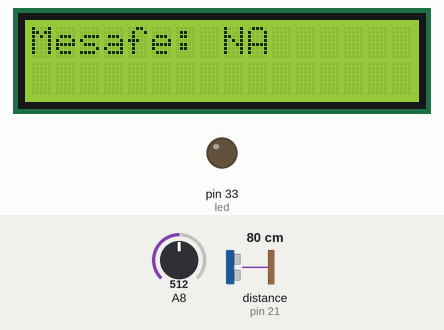
This sketch was run on a simulated Arduino Mega 2560, built with avr-gcc and run on an emulated ATmega2560. Shown: 16×2 character LCD, output pins drawn as LEDs (lit = HIGH). Wiring (inferred from the names in the program): ultrasonic range finder: trigger pin 32; echo pin 21. Inputs (shaded band) come from the test bench; at power-on: distance to the obstacle (sensor on pin 21) 80 cm, A8 = 512. The echo pulse lasts 58.3 µs per cm; pins used as bus, display or sensor lines are not drawn; what the sketch prints to the serial monitor is not drawn.

Above: at 1.2 s.
1.3 s: distance to the obstacle (sensor on pin 21) set to 30 cm
At 2.3 s:
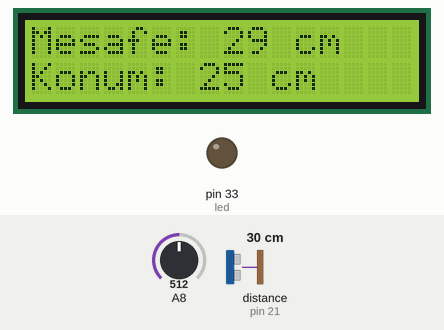
2.8 s: distance to the obstacle (sensor on pin 21) set to 25 cm
At 3.6 s:
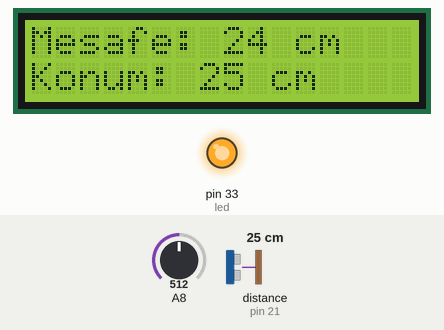
4.4 s: A8 set to 472
At 5.0 s:
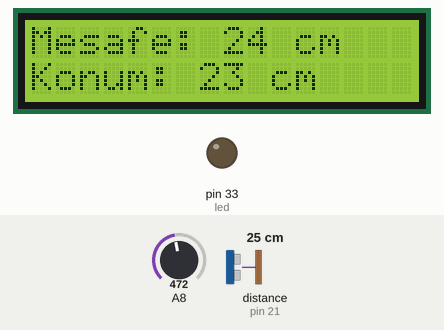
6.0 s: distance to the obstacle (sensor on pin 21) set to 60 cm
At 7.5 s:
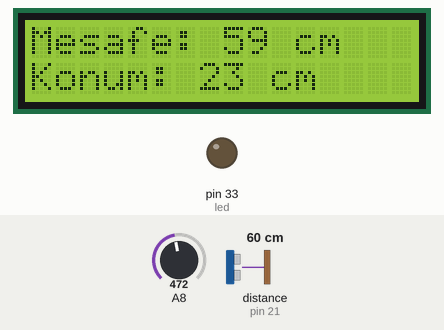
9.0 s: A8 set to 511
At 9.9 s:
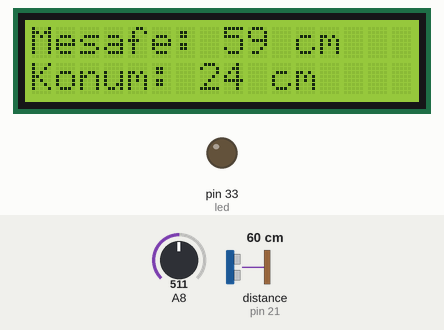
10.7 s: distance to the obstacle (sensor on pin 21) set to 2 cm
At 12.6 s:
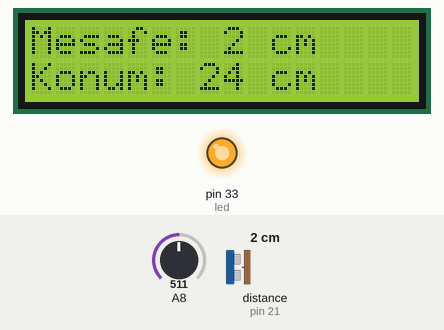
Timing chart, 0 to 14.1 s (numbered marks = the images above; inputs shaded):
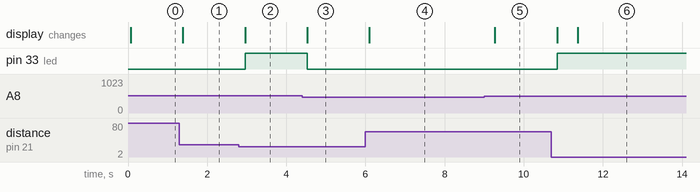

Measured:
- the behaviour switches between 27 and 26 cm on distance to the obstacle (sensor on pin 21) (found by bisection; images 1 and 2)
- the behaviour switches between 491 and 490 on A8 (found by bisection; images 2 and 3)
- after the input at 1.3 s, the display: changes after 0.09 s (image 1)
- after the input at 2.8 s, pin 33 (led): LOW → HIGH after 0.16 s; the display: changes after 0.16 s (image 2)
- after the input at 4.4 s, pin 33 (led): HIGH → LOW after 0.13 s; the display: changes after 0.13 s (image 3)
- after the input at 6.0 s, the display: changes after 0.10 s (image 4)
- after the input at 9.0 s, the display: changes after 0.27 s (image 5)
- after the input at 10.7 s, pin 33 (led): LOW → HIGH after 0.14 s; the display: first changes after 0.14 s (image 6 shows a later state)

The sketch:

Arduino_Mesafe_Olcer.ino
```cpp
//Mahmut YETİŞİR
#include <LiquidCrystal.h>
LiquidCrystal lcd(8, 9, 4, 5, 6, 7);
                                      //Pinleri global değişkenlere atıyoruz
int trig=32;
int echo=21;
int led=33;
int konum_son=50;
long mesafe,sure;

void setup() {                              // pinlerin input output ayarlarını yapıyoruz
  pinMode(A8,INPUT);
  pinMode(trig,OUTPUT);                     //sinyal yolladıgı pin
  pinMode(echo,INPUT);                      //sinyali aldığı pin
  pinMode(led, OUTPUT);
  lcd.begin(16,2);                          //lcd mizin 16x2 lik oldugunu gösteriyoruz
  Serial.begin(57600);                      //serial ekranda 57600 baudrate de gözükeceğini gösteriyoruz
}

void loop() {
    int konum=analogRead(A8);                //potansiyometrenin değerini alıyoruz
    digitalWrite(trig,HIGH);                  //trig pininden sinyali gönderiyoruz
    delay(1);                                 //sinyali gönderdikten sonra bekleme yapıyoruz
    digitalWrite(trig,LOW);                   //sinyal göndermeyi kesiyoruz
    sure=pulseIn(echo,HIGH);                   //sinyalin ne kadar süre de döndüğünü alıyoruz
    mesafe=(sure/2)/29.1;                     //mesafeyi hesaplıyoruz
    if (mesafe>60 )                           //mesafe 60 dan kodları çalıştır
    {
      lcd.home();
      lcd.clear();
      lcd.print("Mesafe: NA");                    //NA yazdır
      konum_son=konum/20.45;                      //potansiyometreyi 1024 den 50 değerine çekiyoruz
      if(konum_son<5)                             //eğer potansiyometre 5 den küçükse değeri 5 yap
      {
        konum_son=5;
      }
      if(konum_son >= mesafe)                     //eğer mesafe potansiyometre limit değerden küçükse led i yak
      {
        digitalWrite(led,HIGH);
      }
      else
      {
        digitalWrite(led,LOW);                    //değilse led i kapat
      }
      Serial.print("Mesafe : ");
      Serial.print(mesafe);                       //serial ekrana yaz - baudrate 57600 de yazılacak kısım
      Serial.print(" - Konum : ");
      Serial.println(konum_son);
      delay(250);                                 //bekleme yap
    }

    else{                                         //eğer mesafe 60dan küçükse
      lcd.home();
      lcd.clear();
      lcd.setCursor(0,0);                           //lcd ekranın 0x0 dan başlayarak yaz
      lcd.print("Mesafe: ");                        //lcd ekranda yazılacak kısım
      lcd.print(mesafe);
      lcd.print(" cm");
      lcd.setCursor(0,1);                           //lcd ekranda 0x1 den başlayarak yaz
      lcd.print("Konum: ");
      konum_son=konum/20.45;
      if(konum_son<5)                               //limit değeri en küçük 5 yap
      {
        konum_son=5;
      }
      if(konum_son >= mesafe)                       //limit değer mesafeden büyükse led i yak
      {
        digitalWrite(led,HIGH);
      }
      else                                          //değilse led i kapat
      {
        digitalWrite(led,LOW);
      }
      lcd.print(konum_son);
      lcd.print(" cm");                                     //lcd ekrana yazdır
      Serial.print("Mesafe : ");
      Serial.print(mesafe);
      Serial.print(" - Konum : ");                          //seri ekrana yaz
      Serial.println(konum_son);
      delay(250);                                           //bekleme yap
    }

}
```
